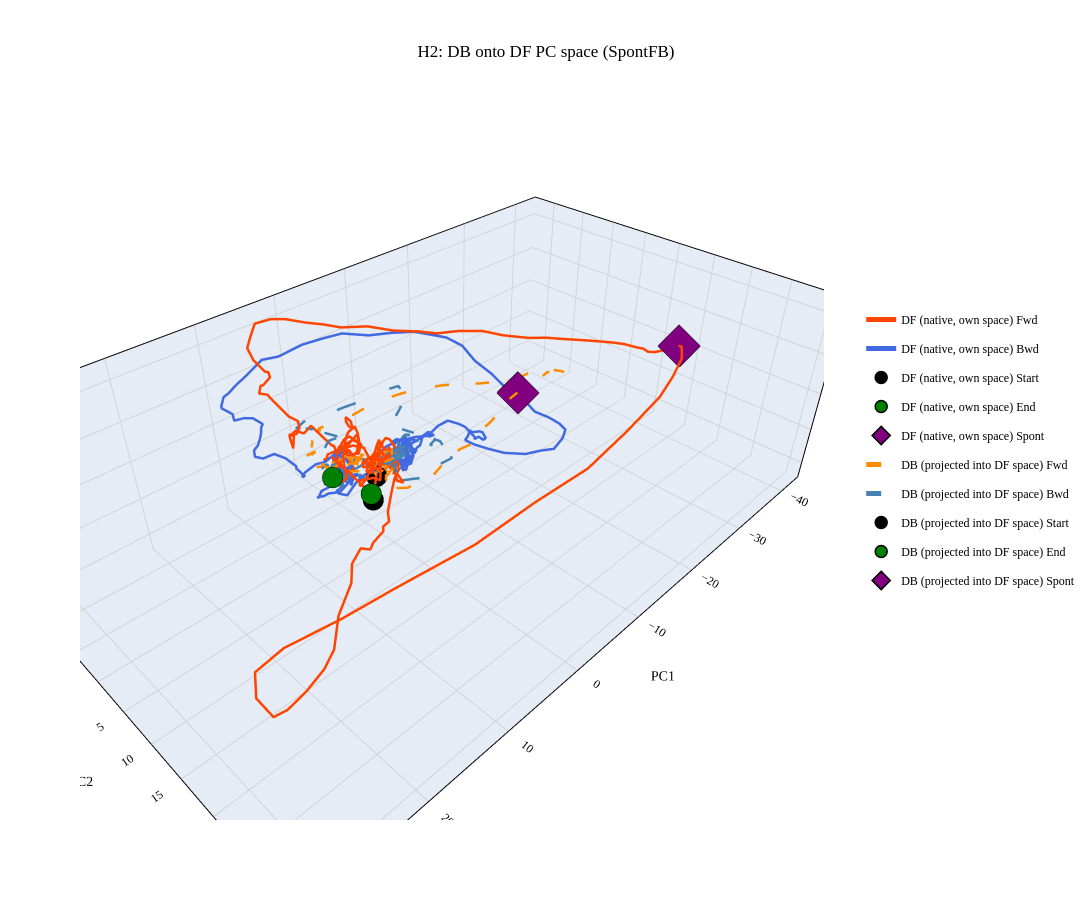

The code cell stored with this chart in its notebook:
### Code cell
# Overlay: class A native + class B projected
# Debug: print neuron counts per class
print("Neuron counts per class (SpontFB):")
for g in ALL_GROUPS:
    k = f"SpontFB_{g}"
    if k in single_class_results:
        print(f"  {g}: {single_class_results[k]['n_neurons']} neurons")
    else:
        print(f"  {g}: MISSING")
print()

for class_a, class_b in [('DF', 'DB'), ('GF', 'GB')]:
    key_native = f"SpontFB_{class_a}"
    key_cross = f"{class_a}->{class_b}"
    if key_native not in single_class_results:
        print(f"SKIP overlay {class_a}/{class_b}: {key_native} not in single_class_results")
        continue
    if key_cross not in selective_results:
        print(f"SKIP overlay {class_a}/{class_b}: {key_cross} not in selective_results")
        continue
    rn = single_class_results[key_native]
    rc = selective_results[key_cross]
    tsets = [
        {
            'fwd_smooth': rn['smooth_data']['fwd_smooth'],
            'bwd_smooth': rn['smooth_data']['bwd_smooth'],
            'label': f'{class_a} (native, own space)',
            'fwd_color': 'orangered', 'bwd_color': 'royalblue', 'dash': 'solid',
            'event_markers': rn['event_markers'],
        },
        {
            'fwd_smooth': rc['smooth_data']['fwd_smooth'],
            'bwd_smooth': rc['smooth_data']['bwd_smooth'],
            'label': f'{class_b} (projected into {class_a} space)',
            'fwd_color': 'darkorange', 'bwd_color': 'steelblue', 'dash': 'dash',
            'event_markers': rc['event_markers'],
        },
    ]
    r2_train = rc.get('r2_train', float('nan'))
    r2_cv = rc.get('r2_cv', float('nan'))
    fig = build_overlay_figure(
        tsets,
        title=f'H2: {class_b} onto {class_a} PC space (SpontFB) | R2_train={r2_train:.3f}, R2_cv={r2_cv:.3f}')
    fig.show()

### Figure 1 — Plotly figure (JSON) as saved in the notebook; plotly's stock layout.template omitted (floating-point values rounded to 4 significant figures; data arrays with more than 128 entries replaced by an {"elided": "..."} marker saying what was removed)
{"data": [{"line": {"color": "orangered", "dash": "solid", "width": 5}, "mode": "lines", "name": "DF (native, own space) Fwd", "type": "scatter3d", "x": {"elided": "301 float values"}, "y": {"elided": "301 float values"}, "z": {"elided": "301 float values"}}, {"line": {"color": "royalblue", "dash": "solid", "width": 5}, "mode": "lines", "name": "DF (native, own space) Bwd", "type": "scatter3d", "x": {"elided": "301 float values"}, "y": {"elided": "301 float values"}, "z": {"elided": "301 float values"}}, {"legendgroup": "DF (native, own space) Start", "marker": {"color": "black", "line": {"color": "black", "width": 1.5}, "size": 12, "symbol": "circle"}, "mode": "markers", "name": "DF (native, own space) Start", "showlegend": true, "type": "scatter3d", "x": [0.6305], "y": [2.497], "z": [-2.052]}, {"legendgroup": "DF (native, own space) End", "marker": {"color": "green", "line": {"color": "black", "width": 1.5}, "size": 12, "symbol": "circle"}, "mode": "markers", "name": "DF (native, own space) End", "showlegend": true, "type": "scatter3d", "x": [1.982], "y": [3.906], "z": [0.3261]}, {"legendgroup": "DF (native, own space) Spont", "marker": {"color": "purple", "line": {"color": "black", "width": 1.5}, "size": 14, "symbol": "diamond"}, "mode": "markers", "name": "DF (native, own space) Spont", "showlegend": true, "type": "scatter3d", "x": [-32.54], "y": [18.57], "z": [10.85]}, {"line": {"color": "darkorange", "dash": "dash", "width": 5}, "mode": "lines", "name": "DB (projected into DF space) Fwd", "type": "scatter3d", "x": {"elided": "301 float values"}, "y": {"elided": "301 float values"}, "z": {"elided": "301 float values"}}, {"line": {"color": "steelblue", "dash": "dash", "width": 5}, "mode": "lines", "name": "DB (projected into DF space) Bwd", "type": "scatter3d", "x": {"elided": "301 float values"}, "y": {"elided": "301 float values"}, "z": {"elided": "301 float values"}}, {"legendgroup": "DB (projected into DF space) Start", "marker": {"color": "black", "line": {"color": "black", "width": 1.5}, "size": 12, "symbol": "circle"}, "mode": "markers", "name": "DB (projected into DF space) Start", "showlegend": true, "type": "scatter3d", "x": [-1.088], "y": [1.228], "z": [-0.3395]}, {"legendgroup": "DB (projected into DF space) End", "marker": {"color": "green", "line": {"color": "black", "width": 1.5}, "size": 12, "symbol": "circle"}, "mode": "markers", "name": "DB (projected into DF space) End", "showlegend": true, "type": "scatter3d", "x": [3.394], "y": [-0.9481], "z": [0.7195]}, {"legendgroup": "DB (projected into DF space) Spont", "marker": {"color": "purple", "line": {"color": "black", "width": 1.5}, "size": 14, "symbol": "diamond"}, "mode": "markers", "name": "DB (projected into DF space) Spont", "showlegend": true, "type": "scatter3d", "x": [-18.29], "y": [6.845], "z": [5.662]}], "layout": {"font": {"color": "black", "family": "Times New Roman, serif", "size": 12}, "height": 900, "legend": {"orientation": "v", "x": 1.05, "y": 0.5}, "margin": {"b": 80, "l": 80, "r": 220, "t": 80}, "paper_bgcolor": "white", "plot_bgcolor": "white", "scene": {"xaxis": {"gridcolor": "lightgrey", "linecolor": "black", "linewidth": 2, "mirror": true, "showgrid": true, "showline": true, "title": {"text": "PC1"}, "zeroline": true, "zerolinecolor": "lightgrey", "zerolinewidth": 2}, "yaxis": {"gridcolor": "lightgrey", "linecolor": "black", "linewidth": 2, "mirror": true, "showgrid": true, "showline": true, "title": {"text": "PC2"}, "zeroline": true, "zerolinecolor": "lightgrey", "zerolinewidth": 2}, "zaxis": {"gridcolor": "lightgrey", "linecolor": "black", "linewidth": 2, "mirror": true, "showgrid": true, "showline": true, "title": {"text": "PC3"}, "zeroline": true, "zerolinecolor": "lightgrey", "zerolinewidth": 2}}, "title": {"text": "H2: DB onto DF PC space (SpontFB)", "x": 0.5, "xanchor": "center", "y": 0.95}, "width": 1200}}
